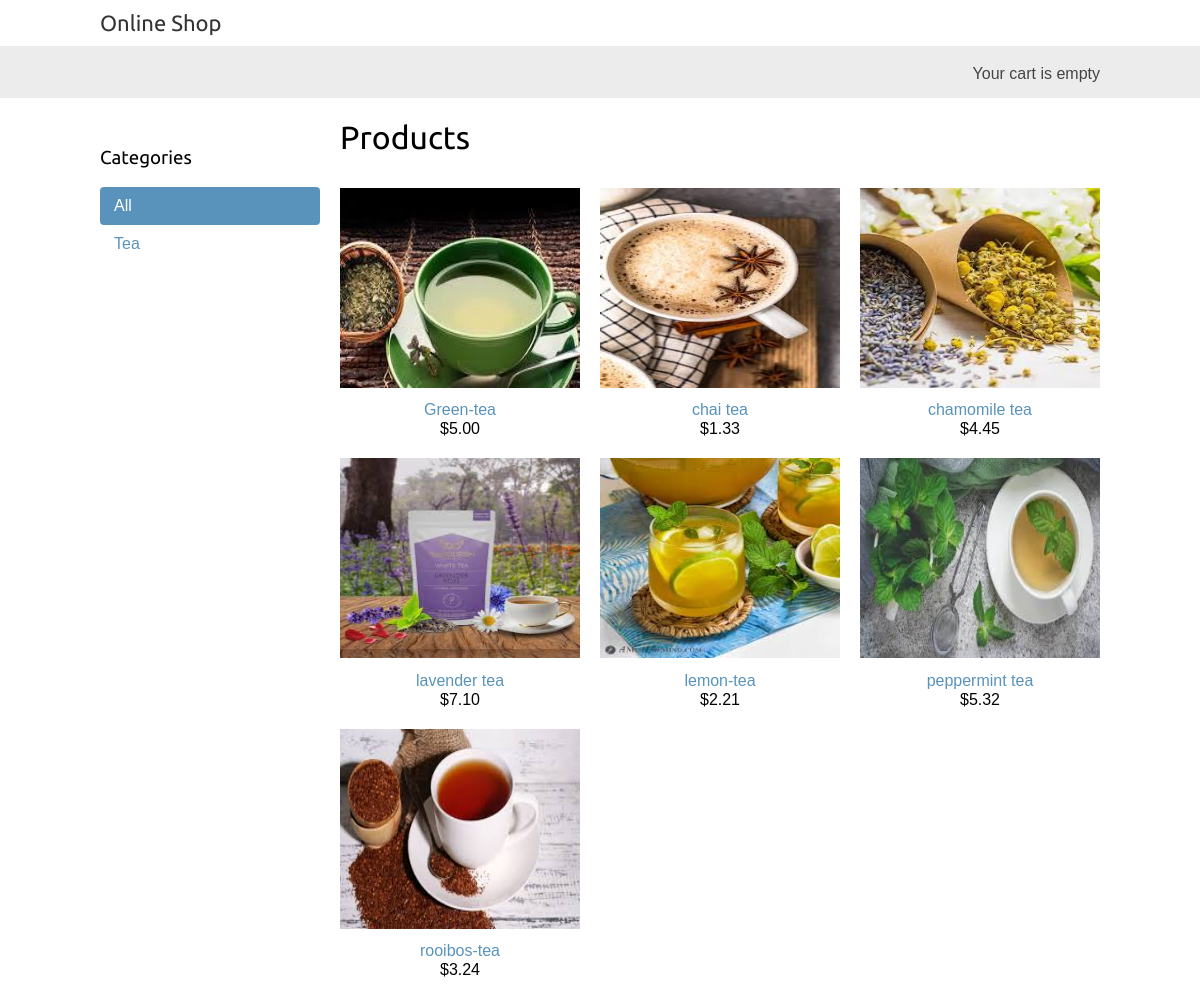
The page / on the database its author committed.
### shop/models.py (models this page shows, shortened)
class Category(models.Model):
    name = models.CharField(max_length=200)
    slug = models.SlugField(max_length=200, unique=True)
    class Meta:
        ordering = ['name']
        indexes = [
            models.Index(fields=['name']),
        ]
        verbose_name = 'category'
        verbose_name_plural = 'categories'
    def get_absolute_url(self):
        return reverse('shop:product_list_by_category', args=[self.slug])

class Product(models.Model):
    category = models.ForeignKey(
        Category,
        related_name='products',
        on_delete=models.CASCADE
    )
    name = models.CharField(max_length=200)
    slug = models.SlugField(max_length=200)
    image = models.ImageField(
        upload_to='products/%Y/%m/%d',
        blank=True
    )
    description = models.TextField(blank=True)
    price = models.DecimalField(max_digits=10, decimal_places=2)
    available = models.BooleanField(default=True)
    created = models.DateTimeField(auto_now_add=True)
    updated = models.DateTimeField(auto_now=True)
    class Meta:
        ordering = ['name']
        indexes = [
            models.Index(fields=['id', 'slug']),
            models.Index(fields=['name']),
            models.Index(fields=['-created']),
        ]
    def get_absolute_url(self):
        return reverse('shop:product_detail', args=[self.id, self.slug])

### shop/views.py (the view)
# urls.py: path('', views.product_list, name='product_list'),
def product_list(request, category_slug=None):
    category = None
    categories = Category.objects.all()
    products = Product.objects.filter(available=True)
    if category_slug:
        category = get_object_or_404(Category, slug = category_slug)
        products = products.filter(category=category)
    return render(
        request,
        'shop/product/list.html',
        {'category' : category,
        'categories' : categories,
        'products' : products})

### cart/cart.py (called while the page is built)
    def __len__(self):
        return sum(item['quantity'] for item in self.cart.values())

### cart/context_processors.py (called while the page is built)
def cart(request):
    return {'cart' : Cart(request)}

### shop/templates/shop/product/list.html (shortened to what this page needs)
{% extends "shop/base.html" %}
{% load static %}
{% block content %}
  <div id="sidebar">
    <h3>Categories</h3>
    <ul>
      <li {% if not category %}class="selected"{% endif %}>
        <a href="{% url "shop:product_list" %}">All</a>
      </li>
      {% for c in categories %}
        <li {% if category.slug == c.slug %}class="selected"{% endif %}>
          <a href="{{ c.get_absolute_url }}">{{ c.name }}</a>
        </li>
      {% endfor %}
    </ul>
  </div>
  <div id="main" class="product-list">
    <h1>{% if category %}{{ category.name }}{% else %}Products{% endif %}</h1>
    {% for product in products %}
      <div class="item">
        <a href="{{ product.get_absolute_url }}">
          <img src="{% if product.image %}{{ product.image.url }}{% else %}{% static "img/no_image.png" %}{% endif %}">
        </a>
        <a href="{{ product.get_absolute_url }}">{{ product.name }}</a>
        <br>
        ${{ product.price }}
      </div>
    {% endfor %}
  </div>
{% endblock %}

### shop/static/css/base.css (style rules this page uses)
body { margin:0; padding:0; font-family:helvetica, sans-serif; }
h1, h2, h3, h4, h5 , h6 { font-family: 'Ubuntu', sans-serif; font-weight:normal; }
a { text-decoration:none; color:#5993bb; }
#sidebar { width:220px; padding:30px 20px 0 0; float:left; }
#sidebar ul { margin:0; padding:0; }
#sidebar ul li { margin:0; list-style:none; padding:10px 14px; }
#sidebar ul li a { display:block; }
#sidebar ul li.selected { background:#5993bb; border-radius:4px; }
#sidebar ul li.selected a { color:#fff; }
#main { float:left; width: 96%; margin-right:-220px; overflow:hidden; }
.product-list .item { width:25%; padding:10px 20px 10px 0; float:left; text-align:center; line-height:1.2; }
.product-list .item img { width: 100%; height: 200px; margin-bottom:8px; }

### rows shown on the page
Category: name "Tea"
Product: image (picture), name "Green-tea", price "5.00"
Product: image (picture), name "chai tea", price "1.33"
Product: image (picture), name "chamomile tea", price "4.45"
Product: image (picture), name "lavender tea", price "7.10"
Product: image (picture), name "lemon-tea", price "2.21"
Product: image (picture), name "peppermint tea", price "5.32"
Product: image (picture), name "rooibos-tea", price "3.24"
